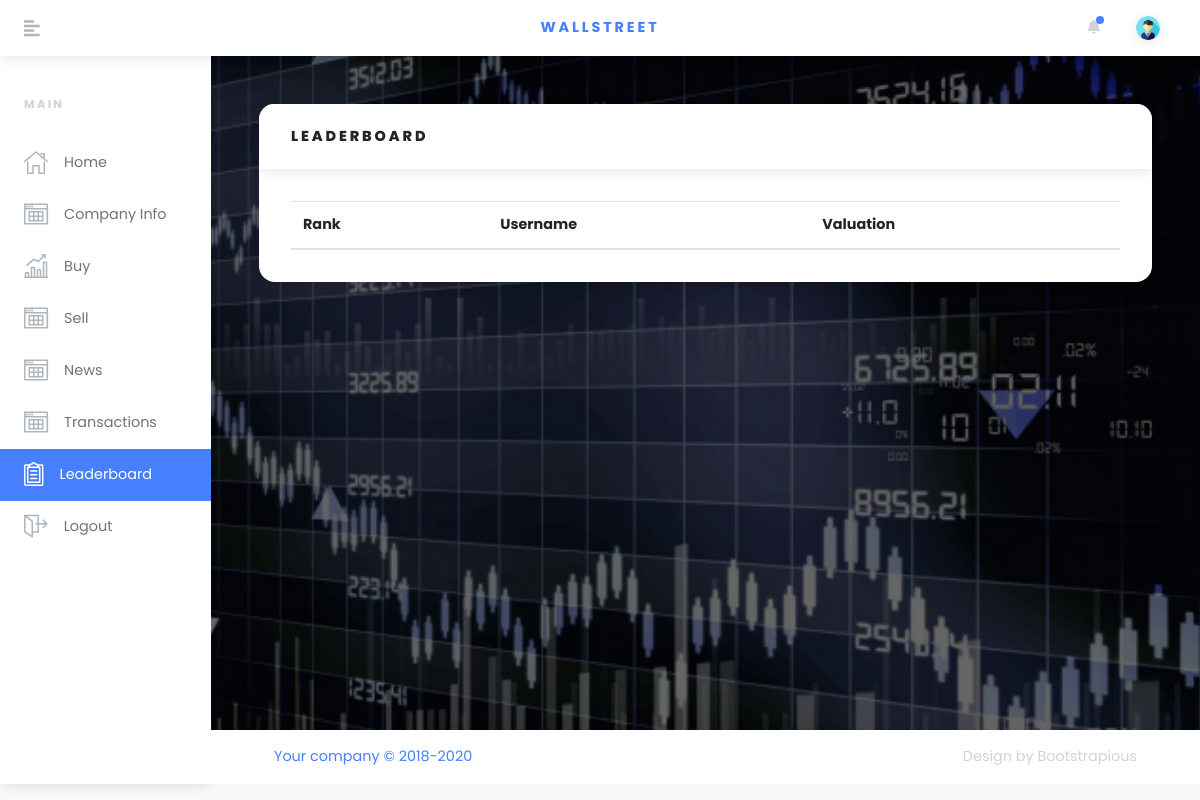
The app's page /leaderboard/ (signed in), older data.
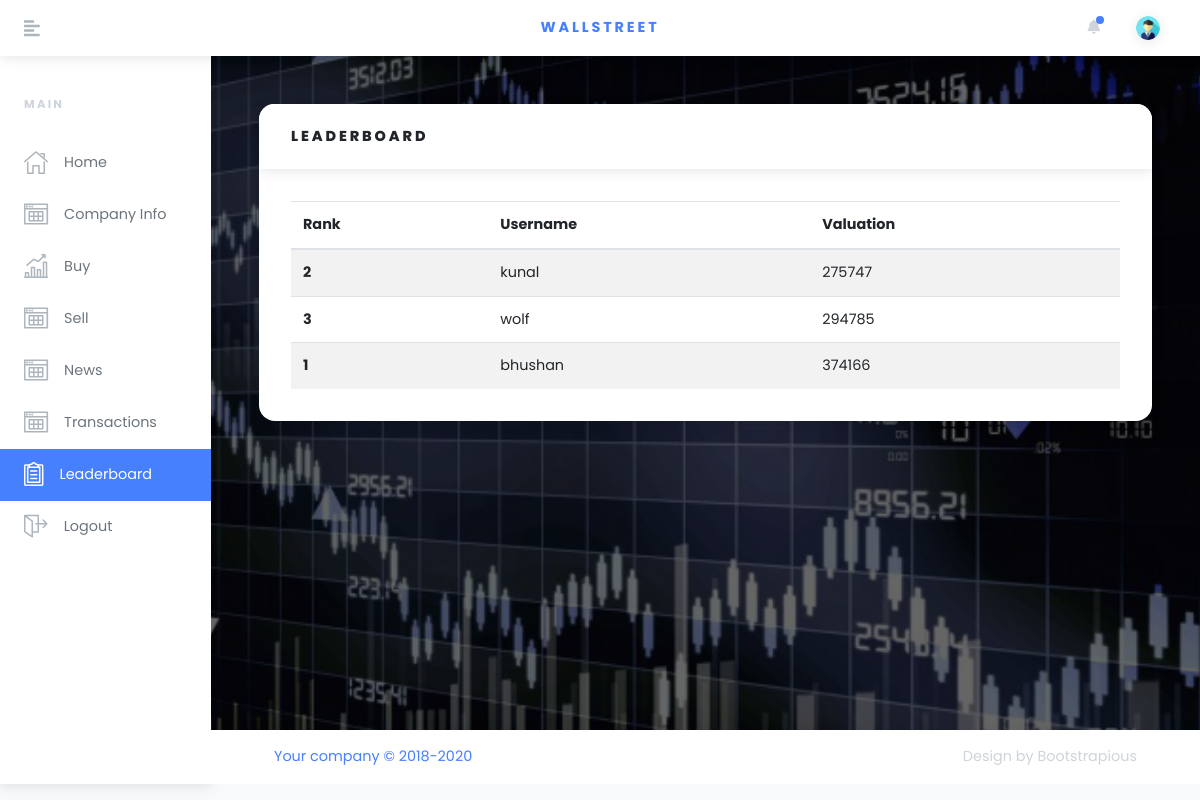
The same page, newer data.
### bazaar/models.py (models this page shows, shortened)
class LeaderBoard(models.Model):
    profile = models.ForeignKey(Profile, on_delete=models.CASCADE)

class Profile(models.Model):
    user = models.OneToOneField(User, on_delete=models.CASCADE)  # Extending User Model
    rank = models.IntegerField(default=-1)  # Rank of the user
    numberOfShares = models.IntegerField(default=0)  # Number of shares owned by the user
    cash = models.IntegerField(default=380000)  # Cash remaining
    netWorth = models.IntegerField(default=0)  # Users networth; Required for leaderboard;

### bazaar/views.py (the view)
# urls.py: path('leaderboard/', views.LeaderBoardView.as_view(), name='leaderboard'),
class LeaderBoardView(View):
    template = 'bazaar/leaderboard.html'
    def get(self, request):
        profile = Profile.objects.filter(user=User.objects.get(username=request.user)).first()
        sensex = Global.objects.filter(pk=1).first().sensex
        leaderboard = LeaderBoard.objects.all()
        for leaderboardentry in leaderboard:
            print(leaderboardentry.profile.user.username)
            print(leaderboardentry.profile.cash)
            print(leaderboardentry.profile.rank)
        context = {"profile": profile, "sensex": sensex, "leaderboard": leaderboard}
        return render(request, self.template, context)

### bazaar/templates/bazaar/leaderboard.html (shortened to what this page needs)
{%load static%}
<!DOCTYPE html>
<html>
  <head>
    <link rel="stylesheet" href="{% static 'bazaar/vendor/bootstrap/css/bootstrap.min.css'%}">
    <link rel="stylesheet" href="https://use.fontawesome.com/releases/v5.3.1/css/all.css">
    <link rel="stylesheet" href="{% static 'bazaar/css/orionicons.css'%}">
    <link rel="stylesheet" href="{% static 'bazaar/css/style.default.css'%}" id="theme-stylesheet">
    <link rel="stylesheet" href="{% static 'bazaar/css/custom.css'%}">
  </head>
  <body>
    <header class="header">
      <nav class="navbar navbar-expand-lg px-4 py-2 bg-white shadow"><a href="#" class="sidebar-toggler text-gray-500 mr-4 mr-lg-5 lead"><i class="fas fa-align-left"></i></a><a href="#" class="navbar-brand font-weight-bold text-uppercase text-base">Wallstreet</a>
        <ul class="ml-auto d-flex align-items-center list-unstyled mb-0">
          <li class="nav-item dropdown mr-3"><a id="notifications" href="http://example.com" data-toggle="dropdown" aria-haspopup="true" aria-expanded="false" class="nav-link dropdown-toggle text-gray-400 px-1"><i class="fa fa-bell"></i><span class="notification-icon"></span></a>
          </li>
          <li class="nav-item dropdown ml-auto"><a id="userInfo" href="http://example.com" data-toggle="dropdown" aria-haspopup="true" aria-expanded="false" class="nav-link dropdown-toggle"><img src="{% static 'bazaar/img/navLogo.png' %}" alt="Jason Doe" style="max-width: 1.5rem;" class="img-fluid rounded-circle shadow"></a>
          </li>
        </ul>
      </nav>
    </header>
    <div class="d-flex align-items-stretch">
      <div id="sidebar" class="sidebar py-3">
        <div class="text-gray-400 text-uppercase px-3 px-lg-4 py-4 font-weight-bold small headings-font-family">MAIN</div>
        <ul class="sidebar-menu list-unstyled">
              <li class="sidebar-list-item"><a href="{%url 'bazaar:index' %}" class="sidebar-link text-muted "><i class="o-home-1 mr-3 text-gray"></i><span>Home</span></a></li>
              <li class="sidebar-list-item"><a href="{%url 'bazaar:company' %}" class="sidebar-link text-muted"><i class="o-table-content-1 mr-3 text-gray"></i><span>Company Info</span></a></li>
              <li class="sidebar-list-item"><a href="{%url 'bazaar:buy' %}" class="sidebar-link text-muted"><i class="o-sales-up-1 mr-3 text-gray"></i><span>Buy</span></a></li>
              <li class="sidebar-list-item"><a href="{%url 'bazaar:sell' %}" class="sidebar-link text-muted"><i class="o-table-content-1 mr-3 text-gray"></i><span>Sell</span></a></li>
              <li class="sidebar-list-item"><a href="{%url 'bazaar:news' %}" class="sidebar-link text-muted"><i class="o-table-content-1 mr-3 text-gray"></i><span>News</span></a></li>
              <li class="sidebar-list-item"><a href="{%url 'bazaar:transactions' %}" class="sidebar-link text-muted"><i class="o-table-content-1 mr-3 text-gray"></i><span>Transactions</span></a></li>
              <li class="sidebar-list-item"><a href="{%url 'bazaar:leaderboard' %}" class="sidebar-link text-muted active"><i class="o-survey-1 mr-3 text-gray"></i><span>Leaderboard</span></a></li>
              <li class="sidebar-list-item"><a href="{%url 'bazaar:logoff'%}" class="sidebar-link text-muted"><i class="o-exit-1 mr-3 text-gray"></i><span>Logout</span></a></li>
        </ul>
      </div>
      <div class="page-holder w-100 d-flex flex-wrap">
        <div class="container-fluid px-xl-5">
          <section class="py-5">
            <div class="row">
              <div class="col-lg-12 mb-4">
                <div class="card">
                  <div class="card-header">
                    <h6 class="text-uppercase mb-0">Leaderboard</h6>
                  </div>
                  <div class="card-body">
                    <table class="table table-striped table-hover card-text">
                      <thead>
                        <tr>
                          <th>Rank</th>
                          <th>Username</th>
                          <th>Valuation</th>
                        </tr>
                      </thead>
                      <tbody>
                      {% for leaderboardentry in leaderboard %}
                      <tr>
                        <th scope="row">{{ leaderboardentry.profile.rank }}</th>
                        <td>{{ leaderboardentry.profile.user.username }}</td>
                        <td>{{ leaderboardentry.profile.cash }}</td>
                      </tr>
                      {% endfor %}
                      </tbody>
                    </table>
                  </div>
                </div>
              </div>
            </div>
          </section>
        </div>
        <footer class="footer bg-white shadow align-self-end py-3 px-xl-5 w-100">
          <div class="container-fluid">
            <div class="row">
              <div class="col-md-6 text-center text-md-left text-primary">
                <p class="mb-2 mb-md-0">Your company &copy; 2018-2020</p>
              </div>
              <div class="col-md-6 text-center text-md-right text-gray-400">
                <p class="mb-0">Design by <a href="https://bootstrapious.com/admin-templates" class="external text-gray-400">Bootstrapious</a></p>
              </div>
            </div>
          </div>
        </footer>
      </div>
    </div>

Row changes from the older to the newer data that the page shows:
added LeaderBoard: profile.rank "2", profile.user.username "kunal", profile.cash "275747"
added LeaderBoard: profile.rank "3", profile.user.username "wolf", profile.cash "294785"
added LeaderBoard: profile.rank "1", profile.user.username "bhushan", profile.cash "374166"
